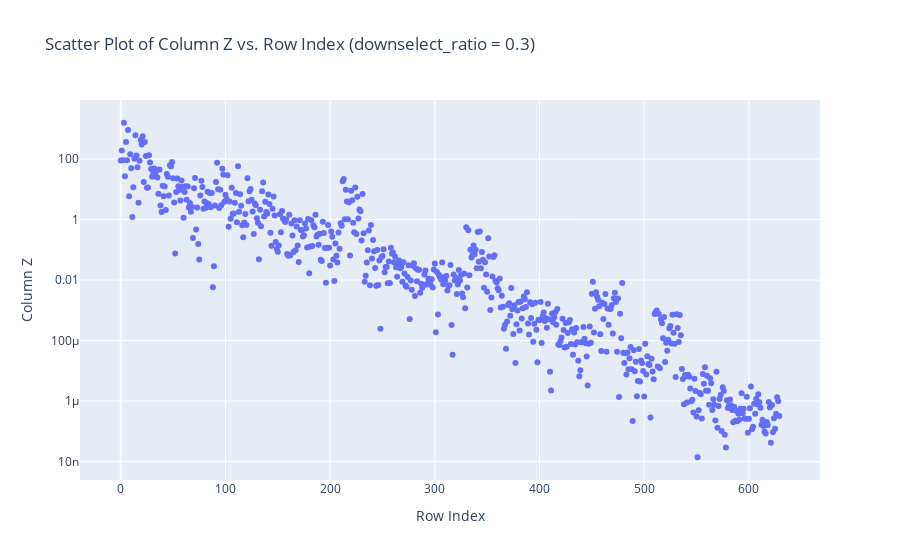
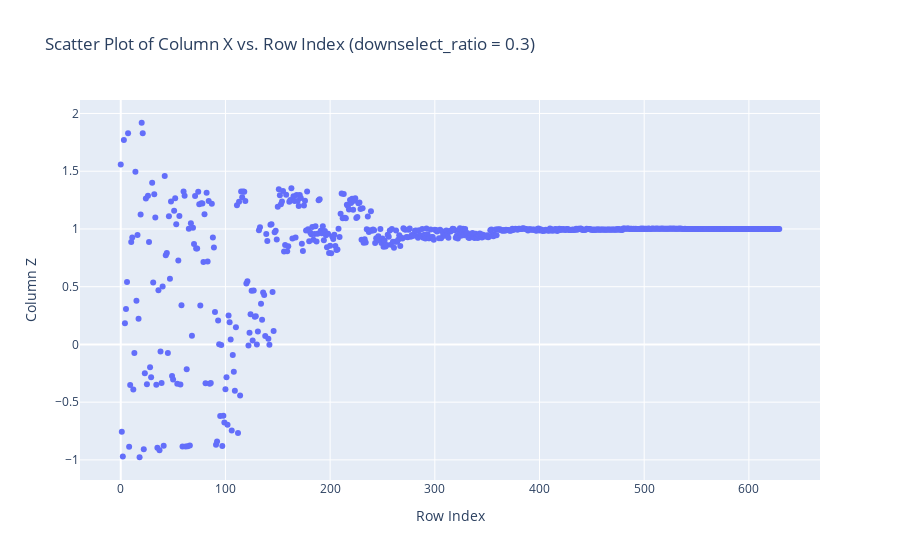
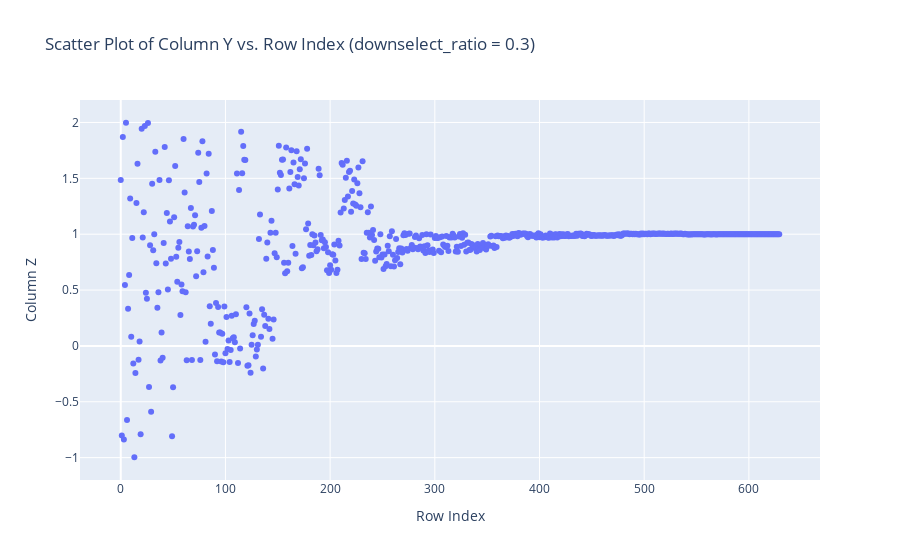

The notebook cell these images were saved under, in order:
### Code cell
# first random seed (downselect_number = 20, downselect_ratio = 0.3, voxel_overlap 0.6
fig = go.Figure(data=go.Scatter(x=df.index, y=df['Z'], mode='markers'))

# Set y-aZis scale to logarithmic
fig.update_layout(yaxis_type='log')

# Add labels and title to the plot
fig.update_layout(title=f'Scatter Plot of Column Z vs. Row Index (downselect_ratio = {downselect_ratio})',
                  xaxis_title='Row Index',
                  yaxis_title='Column Z')

# Display the plot
fig.show()

# Set y-axis scale to logarithmic
# fig.update_layout(yaxis_type='log')

fig = go.Figure(data=go.Scatter(x=df.index, y=df['X'], mode='markers'))

# Add labels and title to the plot
fig.update_layout(title=f'Scatter Plot of Column X vs. Row Index (downselect_ratio = {downselect_ratio})',
                  xaxis_title='Row Index',
                  yaxis_title='Column Z')

# Display the plot
fig.show()

fig = go.Figure(data=go.Scatter(x=df.index, y=df['Y'], mode='markers'))

# Set y-axis scale to logarithmic
# fig.update_layout(yaxis_type='log')

# Add labels and title to the plot
fig.update_layout(title=f'Scatter Plot of Column Y vs. Row Index (downselect_ratio = {downselect_ratio})',
                  xaxis_title='Row Index',
                  yaxis_title='Column Z')

# Display the plot
fig.show()

### Figure 1 — Plotly figure (JSON) as saved in the notebook; plotly's stock layout.template omitted (floating-point values rounded to 4 significant figures; data arrays with more than 128 entries replaced by an {"elided": "..."} marker saying what was removed)
{"data": [{"mode": "markers", "type": "scatter", "x": {"elided": "630 int values"}, "y": {"elided": "630 float values"}}], "layout": {"title": {"text": "Scatter Plot of Column Z vs. Row Index (downselect_ratio = 0.3)"}, "xaxis": {"title": {"text": "Row Index"}}, "yaxis": {"title": {"text": "Column Z"}, "type": "log"}}}

### Figure 2 — Plotly figure (JSON) as saved in the notebook; plotly's stock layout.template omitted (floating-point values rounded to 4 significant figures; data arrays with more than 128 entries replaced by an {"elided": "..."} marker saying what was removed)
{"data": [{"mode": "markers", "type": "scatter", "x": {"elided": "630 int values"}, "y": {"elided": "630 float values"}}], "layout": {"title": {"text": "Scatter Plot of Column X vs. Row Index (downselect_ratio = 0.3)"}, "xaxis": {"title": {"text": "Row Index"}}, "yaxis": {"title": {"text": "Column Z"}}}}

### Figure 3 — Plotly figure (JSON) as saved in the notebook; plotly's stock layout.template omitted (floating-point values rounded to 4 significant figures; data arrays with more than 128 entries replaced by an {"elided": "..."} marker saying what was removed)
{"data": [{"mode": "markers", "type": "scatter", "x": {"elided": "630 int values"}, "y": {"elided": "630 float values"}}], "layout": {"title": {"text": "Scatter Plot of Column Y vs. Row Index (downselect_ratio = 0.3)"}, "xaxis": {"title": {"text": "Row Index"}}, "yaxis": {"title": {"text": "Column Z"}}}}
